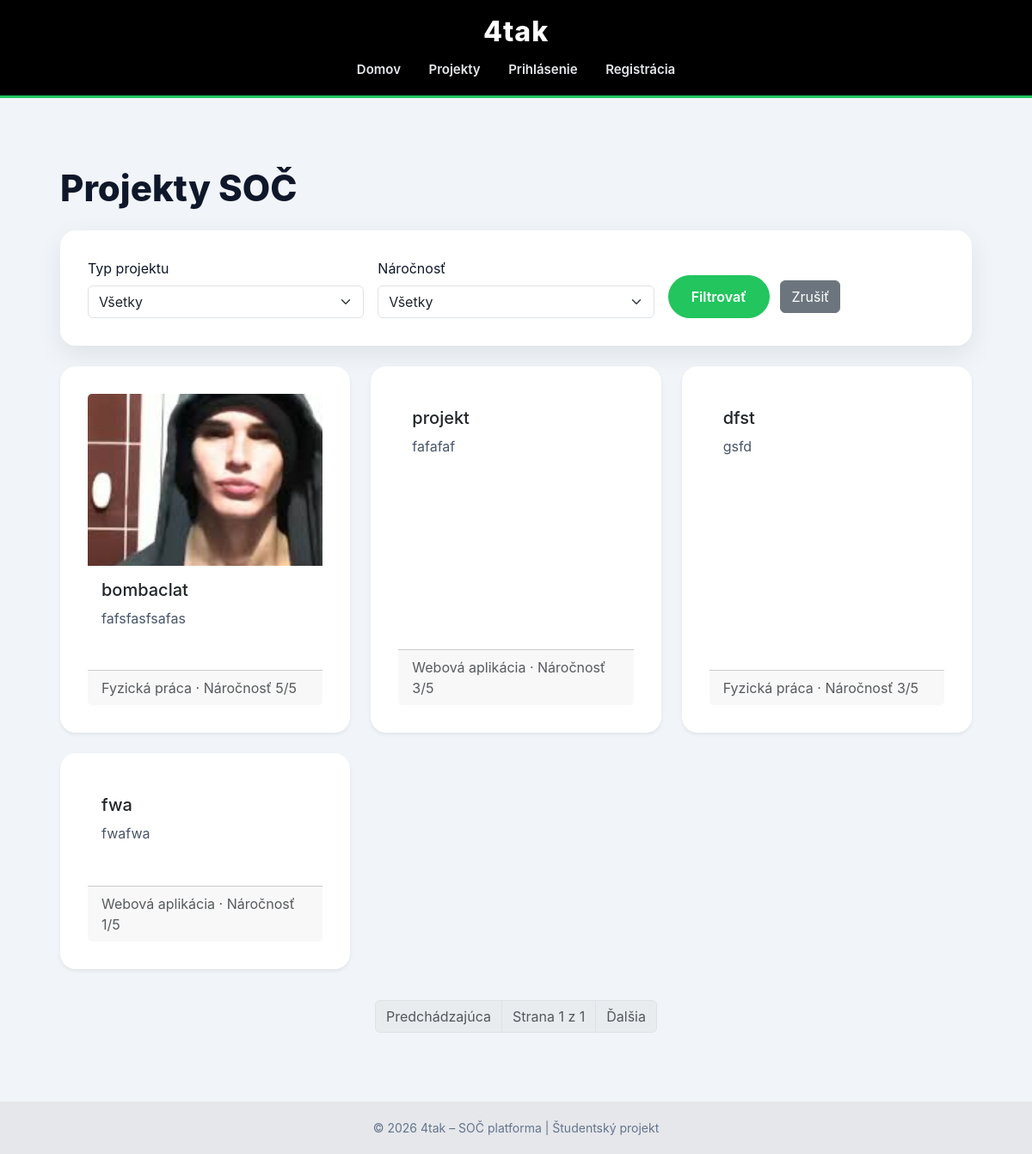
/projects/, run on the app's committed database.
### projects/models.py (models this page shows, shortened)
class Project(models.Model):
    PROJECT_TYPE_CHOICES = [
        ('web', 'Webová aplikácia'),
        ('physical', 'Fyzická práca'),
    ]
    DIFFICULTY_CHOICES = [
        (1, 'Veľmi ľahká'),
        (2, 'Ľahká'),
        (3, 'Stredná'),
        (4, 'Ťažká'),
        (5, 'Veľmi ťažká'),
    ]
    title = models.CharField(max_length=200)
    functionality = models.TextField()
    project_type = models.CharField(max_length=10, choices=PROJECT_TYPE_CHOICES)
    difficulty = models.IntegerField(choices=DIFFICULTY_CHOICES)
    image = models.ImageField(upload_to='projects/', blank=True, null=True)
    author = models.ForeignKey(User, on_delete=models.CASCADE)
    created_at = models.DateTimeField(auto_now_add=True)
    approved = models.BooleanField(default=False)

### projects/views.py (the view)
# urls.py: path('projects/', project_list, name='project_list'),
def project_list(request):
    projects = Project.objects.filter(approved=True)
    project_type = request.GET.get('type')
    difficulty = request.GET.get('difficulty')
    if project_type:
        projects = projects.filter(project_type=project_type)
    if difficulty:
        projects = projects.filter(difficulty=difficulty)
    projects = projects.order_by('-created_at')
    paginator = Paginator(projects, 6)
    page_number = request.GET.get('page')
    page_obj = paginator.get_page(page_number)
    return render(request, 'projects/project_list.html', {
        'projects': page_obj,
        'page_obj': page_obj,
        'selected_type': project_type,
        'selected_difficulty': difficulty,
    })

### projects/templates/projects/project_list.html (shortened to what this page needs)
{% extends "projects/base.html" %}
{% block content %}
<h1 class="mb-4">Projekty SOČ</h1>
<form method="get" class="card card-body mb-4">
    <div class="row g-3 align-items-end">
        <div class="col-md-4">
            <label class="form-label">Typ projektu</label>
            <select name="type" class="form-select">
                <option value="">Všetky</option>
            </select>
        </div>
        <div class="col-md-4">
            <label class="form-label">Náročnosť</label>
            <select name="difficulty" class="form-select">
                <option value="">Všetky</option>
            </select>
        </div>
        <div class="col-md-4">
            <button type="submit" class="btn btn-primary me-2">
                Filtrovať
            </button>
            <a href="{% url 'project_list' %}" class="btn btn-secondary">
                Zrušiť
            </a>
        </div>
    </div>
</form>
<div class="row">
{% for project in projects %}
    <div class="col-md-6 col-lg-4 mb-4">
        <a href="/projects/{{ project.id }}/"
           class="text-decoration-none text-dark">
            <div class="card h-100 shadow-sm">
                {% if project.image %}
                    <img src="{{ project.image.url }}"
                         class="card-img-top"
                         style="height:200px; object-fit:cover;">
                {% endif %}
                <div class="card-body">
                    <h5 class="card-title">{{ project.title }}</h5>
                    <p class="card-text">
                        {{ project.functionality|truncatechars:120 }}
                    </p>
                </div>
                <div class="card-footer text-muted">
                    {{ project.get_project_type_display }}
                    ·
                    Náročnosť {{ project.difficulty }}/5
                </div>
            </div>
        </a>
    </div>
{% empty %}
    <p>Zatiaľ žiadne projekty.</p>
{% endfor %}
</div>
<nav aria-label="Stránkovanie">
    <ul class="pagination justify-content-center">
        {% if page_obj.has_previous %}
            <li class="page-item">
                <a class="page-link"
                   href="?page={{ page_obj.previous_page_number }}{% if selected_type %}&type={{ selected_type }}{% endif %}{% if selected_difficulty %}&difficulty={{ selected_difficulty }}{% endif %}">
                    Predchádzajúca
                </a>
            </li>
        {% else %}
            <li class="page-item disabled">
                <span class="page-link">Predchádzajúca</span>
            </li>
        {% endif %}
        <li class="page-item disabled">
            <span class="page-link">
                Strana {{ page_obj.number }} z {{ page_obj.paginator.num_pages }}
            </span>
        </li>
        {% if page_obj.has_next %}
            <li class="page-item">
                <a class="page-link"
                   href="?page={{ page_obj.next_page_number }}{% if selected_type %}&type={{ selected_type }}{% endif %}{% if selected_difficulty %}&difficulty={{ selected_difficulty }}{% endif %}">
                    Ďalšia
                </a>
            </li>
        {% else %}
            <li class="page-item disabled">
                <span class="page-link">Ďalšia</span>
            </li>
        {% endif %}
    </ul>
</nav>
{% endblock %}

### projects/templates/projects/base.html (shortened to what this page needs)
<!DOCTYPE html>
<html lang="sk">
<head>
    <link href="https://cdn.jsdelivr.net/npm/bootstrap@5.3.2/dist/css/bootstrap.min.css" rel="stylesheet">
</head>
<body>
<header>
    <h2>4tak</h2>
    <nav>
        <a href="{% url 'index' %}">Domov</a>
        <a href="{% url 'project_list' %}">Projekty</a>
        {% if user.is_authenticated %}
            <a href="{% url 'add_project' %}" class="cta">Pridať projekt</a>
            <a href="{% url 'my_projects' %}">Moje projekty</a>
            <a href="{% url 'logout' %}">Odhlásiť</a>
        {% else %}
            <a href="{% url 'login' %}">Prihlásenie</a>
            <a href="{% url 'register' %}">Registrácia</a>
        {% endif %}
    </nav>
</header>
<div class="container">
    {% block content %}{% endblock %}
</div>
<footer>
    © 2026 4tak – SOČ platforma | Študentský projekt
</footer>
</body>
</html>

### projects/templates/projects/base.html (style rules this page uses)
:root { --green: #22c55e; --green-dark: #15803d; --black: #000000; --white: #ffffff; --gray-bg: #f1f5f9; --gray-text: #475569; }
body { margin: 0; font-family: "Inter", Arial, Helvetica, sans-serif; background-color: var(--gray-bg); color: #0f172a; }
header { background-color: var(--black); border-bottom: 3px solid var(--green); padding: 18px 0; text-align: center; }
header h2 { color: white; font-weight: 800; letter-spacing: 1px; margin: 0; }
nav { margin-top: 12px; }
nav a { position: relative; color: #e5e7eb; margin: 0 14px; text-decoration: none; font-weight: 600; font-size: 15px; padding-bottom: 6px; }
nav a::after { content: ""; position: absolute; left: 0; bottom: 0; width: 0%; height: 2px; background-color: var(--green); transition: width 0.25s ease; }
.container { max-width: 1100px; margin: 80px auto; padding: 0 20px; }
h1 { font-size: 42px; font-weight: 800; margin-bottom: 12px; line-height: 1.2; }
h2 { font-weight: 700; margin-top: 40px; }
p { color: var(--gray-text); line-height: 1.7; max-width: 720px; }
.card { background-color: white; border-radius: 18px; padding: 32px; border: none; box-shadow: 0 10px 30px rgba(0,0,0,0.08); margin-bottom: 30px; transition: all 0.25s ease; }
.btn-primary { background-color: var(--green); border-color: var(--green); font-weight: 600; padding: 12px 26px; border-radius: 999px; }
footer { background-color: #e5e7eb; color: #64748b; padding: 20px; text-align: center; font-size: 14px; margin-top: 80px; }

### data on the page
Project: image (picture), title "bombaclat", functionality "fafsfasfsafas", project_type "Fyzická práca", difficulty "5"
Project: title "projekt", functionality "fafafaf", project_type "Webová aplikácia", difficulty "3"
Project: title "dfst", functionality "gsfd", project_type "Fyzická práca", difficulty "3"
Project: title "fwa", functionality "fwafwa", project_type "Webová aplikácia", difficulty "1"

### other printed values
{{ page_obj.number }} "1"
{{ page_obj.paginator.num_pages }} "1"
